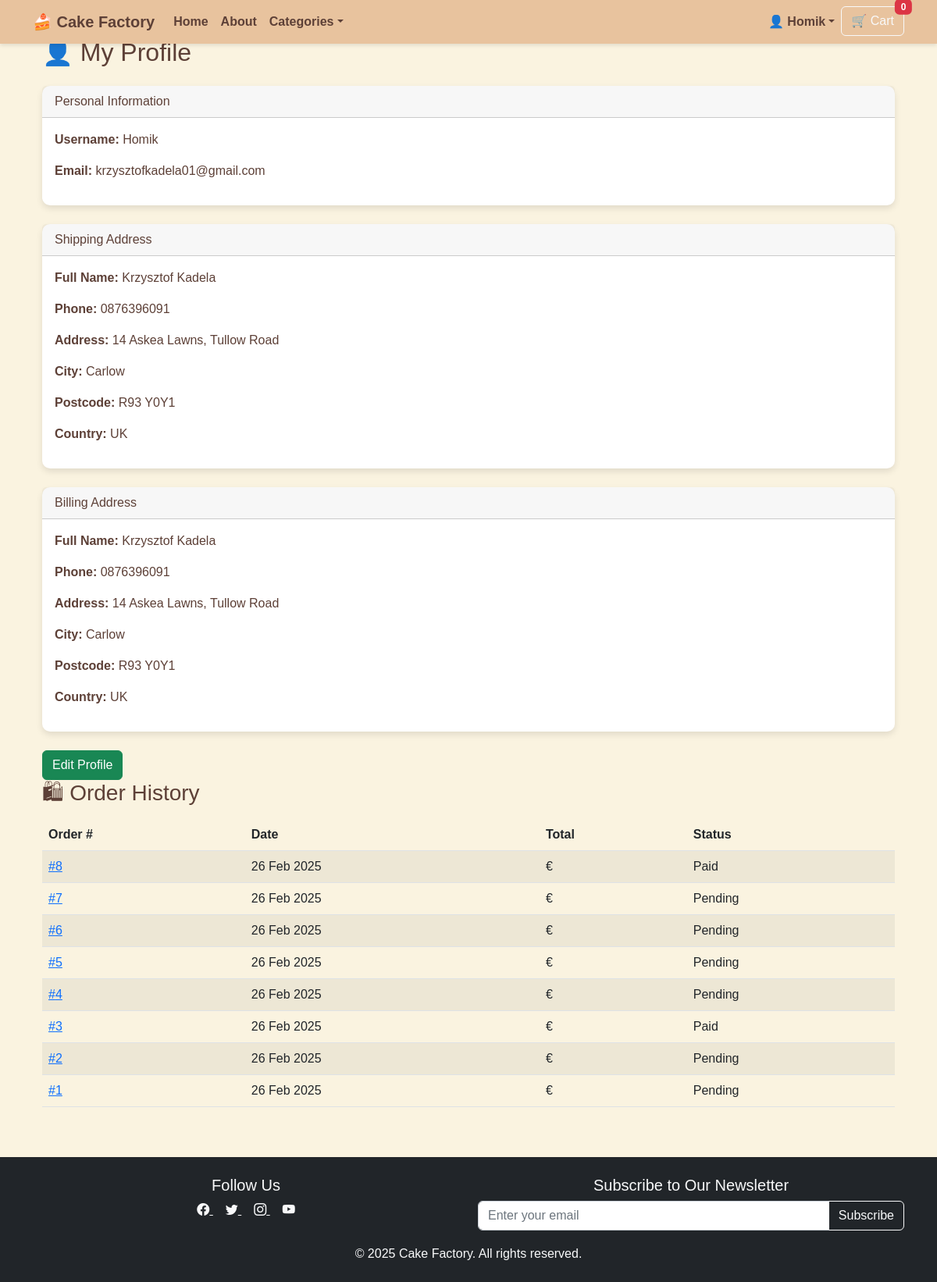
The page /users/profile/ (signed in) on the database as committed earlier.
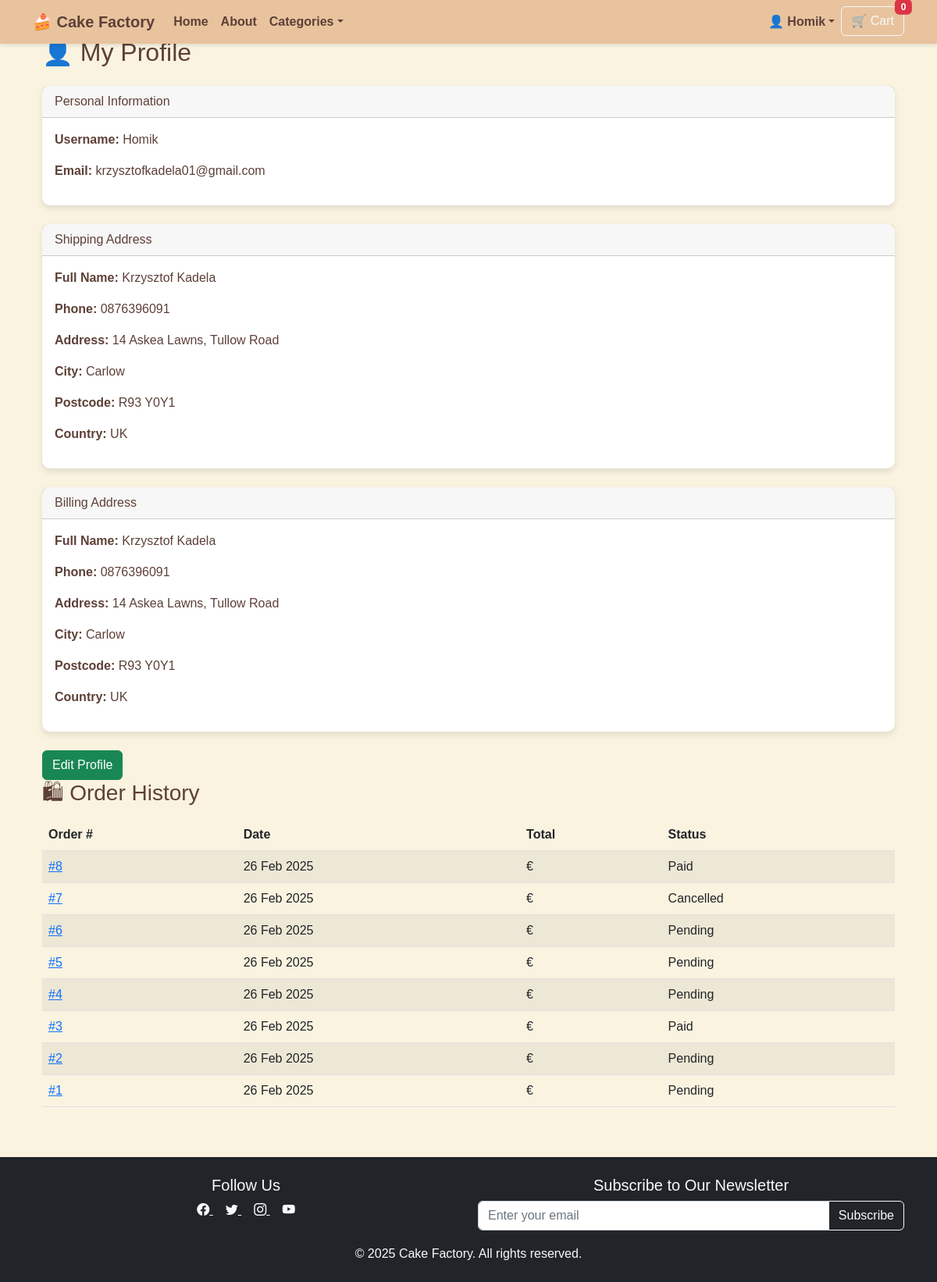
The same page on the database as committed later.
### users/models.py (models this page shows, shortened)
class CustomUser(AbstractUser):
    stripe_customer_id = models.CharField(max_length=50, blank=True, null=True, unique=True)
    shipping_full_name = models.CharField(max_length=100, blank=True, null=True)
    shipping_phone = models.CharField(max_length=20, blank=True, null=True)
    shipping_street_address1 = models.CharField(max_length=255, blank=True, null=True)
    shipping_street_address2 = models.CharField(max_length=255, blank=True, null=True)
    shipping_city = models.CharField(max_length=100, blank=True, null=True)
    shipping_postcode = models.CharField(max_length=20, blank=True, null=True)
    shipping_country = CountryField(blank_label="Select country", blank=True, null=True)
    billing_full_name = models.CharField(max_length=100, blank=True, null=True)
    billing_phone = models.CharField(max_length=20, blank=True, null=True)
    billing_street_address1 = models.CharField(max_length=255, blank=True, null=True)
    billing_street_address2 = models.CharField(max_length=255, blank=True, null=True)
    billing_city = models.CharField(max_length=100, blank=True, null=True)
    billing_postcode = models.CharField(max_length=20, blank=True, null=True)
    billing_country = CountryField(blank_label="Select country", blank=True, null=True)

### orders/models.py (models this page shows, shortened)
class Order(models.Model):
    ORDER_STATUS = [
        ("pending", "Pending"),
        ("paid", "Paid"),
        ("shipped", "Shipped"),
        ("delivered", "Delivered"),
        ("cancelled", "Cancelled"),
    ]
    user = models.ForeignKey(
        settings.AUTH_USER_MODEL,
        on_delete=models.SET_NULL,
        null=True,
        blank=True,
        related_name="orders"
    )
    order_number = models.CharField(max_length=32, null=False, editable=False, unique=True)
    full_name = models.CharField(max_length=50)
    email = models.EmailField(max_length=254)
    phone_number = models.CharField(max_length=20)
    country = models.CharField(max_length=40)
    postcode = models.CharField(max_length=20, null=True, blank=True)
    town_or_city = models.CharField(max_length=40)
    street_address1 = models.CharField(max_length=80)
    street_address2 = models.CharField(max_length=80, null=True, blank=True)
    county = models.CharField(max_length=80, null=True, blank=True)
    billing_full_name = models.CharField(max_length=50, blank=True, null=True)
    billing_phone_number = models.CharField(max_length=20, blank=True, null=True)
    billing_country = models.CharField(max_length=40, blank=True, null=True)
    billing_postcode = models.CharField(max_length=20, blank=True, null=True)
    billing_town_or_city = models.CharField(max_length=40, blank=True, null=True)
    billing_street_address1 = models.CharField(max_length=80, blank=True, null=True)
    billing_street_address2 = models.CharField(max_length=80, blank=True, null=True)
    billing_county = models.CharField(max_length=80, blank=True, null=True)
    delivery_date = models.DateField(null=True, blank=True)
    delivery_time = models.TimeField(null=True, blank=True)
    date = models.DateTimeField(auto_now_add=True)
    created_at = models.DateTimeField(auto_now_add=True)
    updated_at = models.DateTimeField(auto_now=True)
    status = models.CharField(
        max_length=20,
        choices=ORDER_STATUS,
        default="pending"
    )
    delivery_cost = models.DecimalField(max_digits=6, decimal_places=2, default=0)
    order_total = models.DecimalField(max_digits=10, decimal_places=2, default=0)
    grand_total = models.DecimalField(max_digits=10, decimal_places=2, default=0)

### users/views.py (the view)
# urls.py: path("profile/", user_profile, name="user_profile"),
@login_required
def user_profile(request):
    orders = Order.objects.filter(user=request.user).order_by("-created_at")
    return render(request, "users/profile.html", {
        "user": request.user,
        "orders": orders,
    })

### orders/context_processors.py (called while the page is built)
def cart_context(request):
    cart_items = 0
    cart_total_price = 0.0
    if request.user.is_authenticated:
        cart_items_qs = CartItem.objects.filter(user=request.user)
        cart_items = sum(item.quantity for item in cart_items_qs)
        cart_total_price = sum(item.line_total for item in cart_items_qs)
    else:
        session_cart = request.session.get("cart", {})
        cart_items = sum(item["quantity"] for item in session_cart.values())
        cart_total_price = sum(float(item["price"]) * int(item["quantity"]) for item in session_cart.values())
    return {"cart_items": cart_items, "cart_total_price": cart_total_price}

### products/context_processors.py (called while the page is built)
def categories_context(request):
    return {
        'categories': Category.objects.all()
    }

### users/templates/users/profile.html (shortened to what this page needs)
{% extends "base.html" %}
{% block content %}
<div class="container">
    <h2 class="mb-4">👤 My Profile</h2>
    <div class="card mb-4">
        <div class="card-header">Personal Information</div>
        <div class="card-body">
            <p><strong>Username:</strong> {{ user.username }}</p>
            <p><strong>Email:</strong> {{ user.email }}</p>
        </div>
    </div>
    <div class="card mb-4">
        <div class="card-header">Shipping Address</div>
        <div class="card-body">
            <p><strong>Full Name:</strong> {{ user.shipping_full_name|default:"Not provided" }}</p>
            <p><strong>Phone:</strong> {{ user.shipping_phone|default:"Not provided" }}</p>
            <p><strong>Address:</strong> {{ user.shipping_street_address1 }}, {{ user.shipping_street_address2 }}</p>
            <p><strong>City:</strong> {{ user.shipping_city }}</p>
            <p><strong>Postcode:</strong> {{ user.shipping_postcode }}</p>
            <p><strong>Country:</strong> {{ user.shipping_country }}</p>
        </div>
    </div>
    <div class="card mb-4">
        <div class="card-header">Billing Address</div>
        <div class="card-body">
            <p><strong>Full Name:</strong> {{ user.billing_full_name|default:"Not provided" }}</p>
            <p><strong>Phone:</strong> {{ user.billing_phone|default:"Not provided" }}</p>
            <p><strong>Address:</strong> {{ user.billing_street_address1 }}, {{ user.billing_street_address2 }}</p>
            <p><strong>City:</strong> {{ user.billing_city }}</p>
            <p><strong>Postcode:</strong> {{ user.billing_postcode }}</p>
            <p><strong>Country:</strong> {{ user.billing_country }}</p>
        </div>
    </div>
    <a href="{% url 'edit_profile' %}" class="btn btn-success">Edit Profile</a>
    <h3 class="mb-3">🛍 Order History</h3>
    {% if orders %}
    <table class="table table-striped">
        <thead>
            <tr>
                <th>Order #</th>
                <th>Date</th>
                <th>Total</th>
                <th>Status</th>
            </tr>
        </thead>
        <tbody>
            {% for order in orders %}
            <tr>
                <td><a href="{% url 'order_detail' order.id %}">#{{ order.id }}</a></td>
                <td>{{ order.created_at|date:"d M Y" }}</td>
                <td>€{{ order.total_price|floatformat:2 }}</td>
                <td>{{ order.status|title }}</td>
            </tr>
            {% endfor %}
        </tbody>
    </table>
    {% else %}
    <p class="alert alert-warning">No orders found.</p>
    {% endif %}
</div>
{% endblock %}

### templates/base.html (shortened to what this page needs)
{% load static %}
<!DOCTYPE html>
<html lang="en">
<head>
    <link href="https://cdn.jsdelivr.net/npm/bootstrap-icons@1.5.0/font/bootstrap-icons.css" rel="stylesheet">
    <link href="https://cdn.jsdelivr.net/npm/bootstrap@5.2.3/dist/css/bootstrap.min.css" rel="stylesheet">
    <link href="{% static 'css/styles.css' %}" rel="stylesheet">
</head>
<body>
    <nav class="navbar navbar-expand-lg navbar-dark fixed-top glass-navbar">
        <div class="container">
            <a class="navbar-brand fw-bold" href="{% url 'home' %}">🍰 Cake Factory</a>
            <div class="collapse navbar-collapse" id="navbarContent">
                <ul class="navbar-nav me-auto">
                    <li class="nav-item"><a class="nav-link" href="{% url 'home' %}">Home</a></li>
                    <li class="nav-item"><a class="nav-link" href="#">About</a></li>
                    <li class="nav-item dropdown">
                        <a class="nav-link dropdown-toggle" href="#" id="categoriesDropdown" role="button"
                            data-bs-toggle="dropdown">Categories</a>
                    </li>
                </ul>
                <ul class="navbar-nav ms-auto">
                    <li class="nav-item dropdown">
                        <a class="nav-link dropdown-toggle" href="#" id="accountDropdown" role="button"
                            data-bs-toggle="dropdown">{% if user.is_authenticated %}👤 {{ user.username }}{% else %}My
                            Account{% endif %}</a>
                    </li>
                    <li class="nav-item">
                        <a class="btn btn-outline-light position-relative" href="{% url 'cart_view' %}">
                            🛒 Cart
                            <span
                                class="position-absolute top-0 start-100 translate-middle badge bg-danger">{{ cart_items|default:0 }}</span>
                        </a>
                    </li>
                </ul>
            </div>
        </div>
    </nav>
    <main class="container py-5">
        {% block content %}{% endblock %}
    </main>
<footer class="footer bg-dark text-light py-4">
    <div class="container text-center">
        <div class="row">
            <div class="col-md-6 mb-3">
                <h5>Follow Us</h5>
                <a href="https://www.facebook.com/yourpage" class="text-light me-3" target="_blank">
                    <i class="bi bi-facebook"></i>
                </a>
                <a href="https://twitter.com/yourpage" class="text-light me-3" target="_blank">
                    <i class="bi bi-twitter"></i>
                </a>
                <a href="https://www.instagram.com/yourpage" class="text-light me-3" target="_blank">
                    <i class="bi bi-instagram"></i>
                </a>
                <a href="https://www.youtube.com/yourchannel" class="text-light" target="_blank">
                    <i class="bi bi-youtube"></i>
                </a>
            </div>
            <div class="col-md-6">
                <h5>Subscribe to Our Newsletter</h5>
                <form id="newsletter-form" method="POST" action="{% url 'newsletter_signup' %}">
                    <div class="input-group">
                        <input type="email" name="email" class="form-control" placeholder="Enter your email" required>
                        <button class="btn btn-outline-light" type="submit">Subscribe</button>
                    </div>
                </form>
            </div>
        </div>
        <p class="mt-3 mb-0">&copy; 2025 Cake Factory. All rights reserved.</p>
    </div>
</footer>
</body>
</html>

### static/css/styles.css (style rules this page uses)
body { background-color: #FAF3E0; font-family: 'Poppins', sans-serif; color: #5D4037; }
.navbar { background-color: #E8C39E; box-shadow: 0px 2px 5px rgba(0, 0, 0, 0.1); }
.navbar-brand, .navbar-nav .nav-link { color: #5D4037 !important; font-weight: bold; }
.card { transition: transform 0.3s ease-in-out; border: none; background-color: #ffffff; border-radius: 10px; box-shadow: 0px 4px 8px rgba(0, 0, 0, 0.1); }
footer { background-color: #5D4037; color: #FAF3E0; text-align: center; padding: 20px 0; }

Rows that differ between the two databases and show on the page:
changed Order id 7: status "Pending" → "Cancelled"
